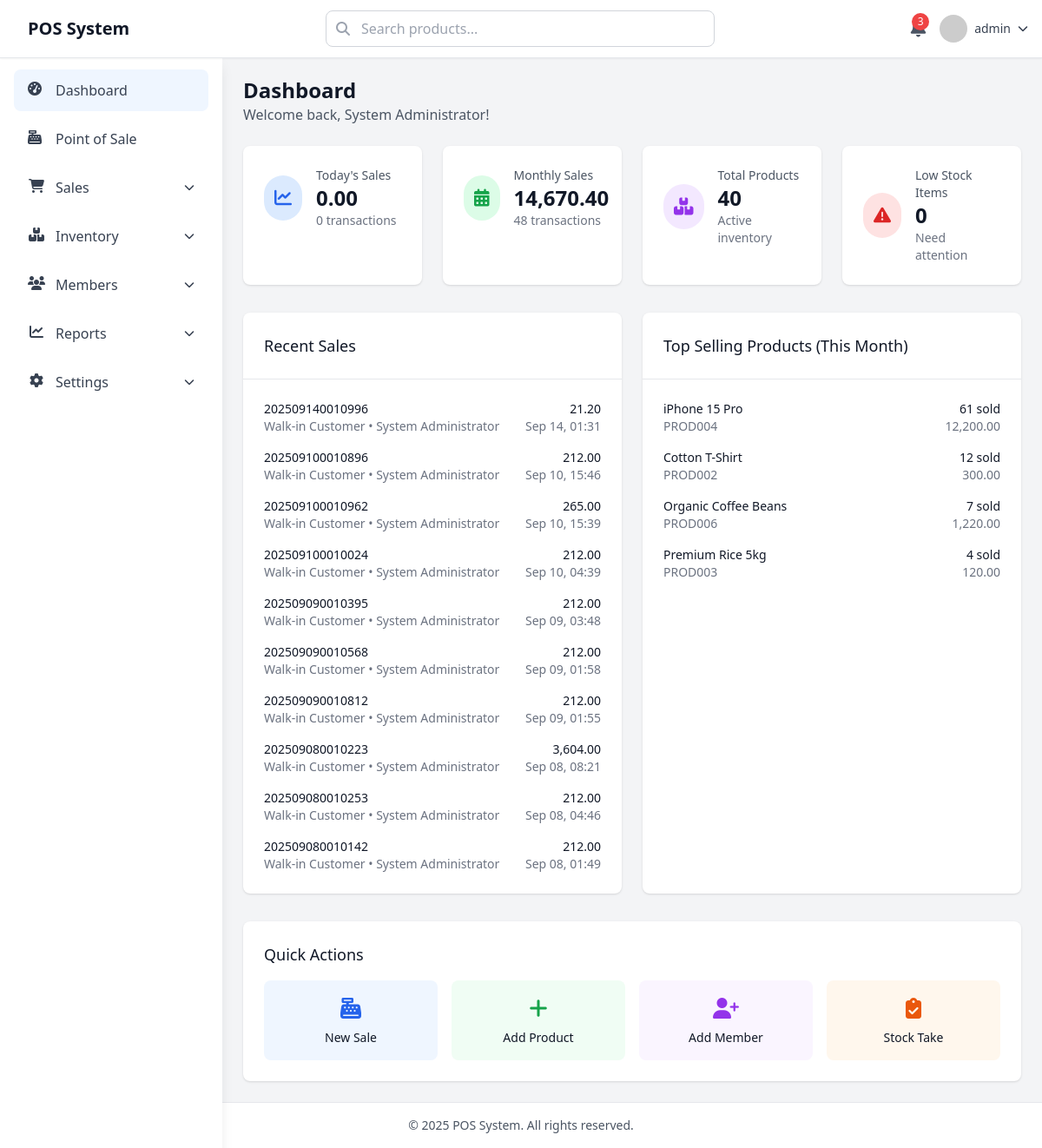
/dashboard.php (signed in), run on the app's committed database.
### tables this page shows
CREATE TABLE IF NOT EXISTS `sales` (
  `id` int NOT NULL AUTO_INCREMENT,
  `invoice_number` varchar(50) NOT NULL DEFAULT '-',
  `session_id` int DEFAULT '0',
  `member_id` int DEFAULT '0',
  `user_id` int NOT NULL DEFAULT '0',
  `subtotal` decimal(10,2) NOT NULL DEFAULT '0.00',
  `discount_amount` decimal(10,2) DEFAULT '0.00',
  `tax_amount` decimal(10,2) DEFAULT '0.00',
  `total_amount` decimal(10,2) NOT NULL DEFAULT '0.00',
  `payment_method` varchar(150) DEFAULT 'cash',
  `payment_method_id` int DEFAULT '0',
  `payment_status` enum('paid','pending','refunded') DEFAULT 'paid',
  `notes` text,
  `created_at` timestamp NULL DEFAULT CURRENT_TIMESTAMP,
  `updated_at` timestamp NULL DEFAULT CURRENT_TIMESTAMP ON UPDATE CURRENT_TIMESTAMP,
  PRIMARY KEY (`id`),
  UNIQUE KEY `invoice_number` (`invoice_number`),
  KEY `session_id` (`session_id`),
  KEY `member_id` (`member_id`),
  KEY `user_id` (`user_id`),
  KEY `idx_sales_invoice` (`invoice_number`),
  KEY `idx_sales_date` (`created_at`),
  KEY `fk_sales_payment_method` (`payment_method_id`)
);

CREATE TABLE IF NOT EXISTS `users` (
  `id` int NOT NULL AUTO_INCREMENT,
  `username` varchar(50) NOT NULL,
  `password` varchar(255) NOT NULL,
  `full_name` varchar(100) NOT NULL,
  `email` varchar(255) DEFAULT NULL,
  `phone` varchar(50) DEFAULT NULL,
  `role` enum('admin','manager','cashier') DEFAULT 'cashier',
  `is_active` tinyint(1) DEFAULT '1',
  `last_login` timestamp NULL DEFAULT NULL,
  `created_at` timestamp NULL DEFAULT CURRENT_TIMESTAMP,
  `updated_at` timestamp NULL DEFAULT CURRENT_TIMESTAMP ON UPDATE CURRENT_TIMESTAMP,
  PRIMARY KEY (`id`),
  UNIQUE KEY `username` (`username`)
);

### dashboard.php (the view, shortened to what this page needs)
<?php
include 'include/conn.php';
include 'include/head.php';
include 'include/header.php';
include 'include/sidebar.php';
$today = date('Y-m-d');
$current_month = date('Y-m');
$query_today_sales = mysqli_query($conn, "SELECT COUNT(*) as count, SUM(total_amount) as total FROM sales WHERE DATE(created_at) = '$today'");
$today_sales = mysqli_fetch_array($query_today_sales);
$query_month_sales = mysqli_query($conn, "SELECT COUNT(*) as count, SUM(total_amount) as total FROM sales WHERE DATE_FORMAT(created_at, '%Y-%m') = '$current_month'");
$month_sales = mysqli_fetch_array($query_month_sales);
$query_total_products = mysqli_query($conn, "SELECT COUNT(*) as count FROM products WHERE is_active = 1");
$total_products = mysqli_fetch_array($query_total_products);
$query_low_stock = mysqli_query($conn, "SELECT COUNT(*) as count FROM products WHERE stock_quantity <= min_stock_level AND is_active = 1");
$low_stock = mysqli_fetch_array($query_low_stock);
$query_recent_sales = mysqli_query($conn, "
    SELECT s.*, m.name as member_name, u.full_name as cashier_name
    FROM sales s
    LEFT JOIN members m ON s.member_id = m.id
    LEFT JOIN users u ON s.user_id = u.id
    ORDER BY s.created_at DESC
    LIMIT 10
");
$query_top_products = mysqli_query($conn, "
    SELECT p.name, p.sku, SUM(si.quantity) as total_sold, SUM(si.total_price) as total_revenue
    FROM sale_items si
    JOIN products p ON si.product_id = p.id
    JOIN sales s ON si.sale_id = s.id
    WHERE DATE_FORMAT(s.created_at, '%Y-%m') = '$current_month'
    GROUP BY p.id
    ORDER BY total_sold DESC
    LIMIT 5
");
?>
<div class="main-content ml-0 lg:ml-64 pt-16">
    <div class="p-6">
        <div class="mb-6">
            <h1 class="text-2xl font-bold text-gray-900">Dashboard</h1>
            <p class="text-gray-600">Welcome back, <?= $_SESSION['full_name'] ?>!</p>
        </div>
        <div class="grid grid-cols-1 md:grid-cols-2 lg:grid-cols-4 gap-6 mb-8">
            <div class="bg-white rounded-lg shadow p-6">
                <div class="flex items-center">
                    <div class="p-3 rounded-full bg-blue-100 text-blue-600">
                        <i class="fas fa-chart-line text-xl"></i>
                    </div>
                    <div class="ml-4">
                        <p class="text-sm font-medium text-gray-600">Today's Sales</p>
                        <p class="text-2xl font-bold text-gray-900"><?= number_format($today_sales['total'] ?? 0, 2) ?></p>
                        <p class="text-sm text-gray-500"><?= $today_sales['count'] ?? 0 ?> transactions</p>
                    </div>
                </div>
            </div>
            <div class="bg-white rounded-lg shadow p-6">
                <div class="flex items-center">
                    <div class="p-3 rounded-full bg-green-100 text-green-600">
                        <i class="fas fa-calendar-alt text-xl"></i>
                    </div>
                    <div class="ml-4">
                        <p class="text-sm font-medium text-gray-600">Monthly Sales</p>
                        <p class="text-2xl font-bold text-gray-900"><?= number_format($month_sales['total'] ?? 0, 2) ?></p>
                        <p class="text-sm text-gray-500"><?= $month_sales['count'] ?? 0 ?> transactions</p>
                    </div>
                </div>
            </div>
            <div class="bg-white rounded-lg shadow p-6">
                <div class="flex items-center">
                    <div class="p-3 rounded-full bg-purple-100 text-purple-600">
                        <i class="fas fa-boxes text-xl"></i>
                    </div>
                    <div class="ml-4">
                        <p class="text-sm font-medium text-gray-600">Total Products</p>
                        <p class="text-2xl font-bold text-gray-900"><?= $total_products['count'] ?? 0 ?></p>
                        <p class="text-sm text-gray-500">Active inventory</p>
                    </div>
                </div>
            </div>
            <div class="bg-white rounded-lg shadow p-6">
                <div class="flex items-center">
                    <div class="p-3 rounded-full bg-red-100 text-red-600">
                        <i class="fas fa-exclamation-triangle text-xl"></i>
                    </div>
                    <div class="ml-4">
                        <p class="text-sm font-medium text-gray-600">Low Stock Items</p>
                        <p class="text-2xl font-bold text-gray-900"><?= $low_stock['count'] ?? 0 ?></p>
                        <p class="text-sm text-gray-500">Need attention</p>
                    </div>
                </div>
            </div>
        </div>
        <div class="grid grid-cols-1 lg:grid-cols-2 gap-6 mb-8">
            <div class="bg-white rounded-lg shadow">
                <div class="p-6 border-b border-gray-200">
                    <h3 class="text-lg font-medium text-gray-900">Recent Sales</h3>
                </div>
                <div class="p-6">
                    <div class="space-y-4">
                        <?php while ($sale = mysqli_fetch_array($query_recent_sales)): ?>
                        <div class="flex items-center justify-between">
                            <div>
                                <p class="text-sm font-medium text-gray-900"><?= $sale['invoice_number'] ?></p>
                                <p class="text-sm text-gray-500">
                                    <?= $sale['member_name'] ? $sale['member_name'] : 'Walk-in Customer' ?> •
                                    <?= $sale['cashier_name'] ?>
                                </p>
                            </div>
                            <div class="text-right">
                                <p class="text-sm font-medium text-gray-900"><?= number_format($sale['total_amount'], 2) ?></p>
                                <p class="text-sm text-gray-500"><?= date('M d, H:i', strtotime($sale['created_at'])) ?></p>
                            </div>
                        </div>
                        <?php endwhile; ?>
                    </div>
                </div>
            </div>
            <div class="bg-white rounded-lg shadow">
                <div class="p-6 border-b border-gray-200">
                    <h3 class="text-lg font-medium text-gray-900">Top Selling Products (This Month)</h3>
                </div>
                <div class="p-6">
                    <div class="space-y-4">
                        <?php while ($product = mysqli_fetch_array($query_top_products)): ?>
                        <div class="flex items-center justify-between">
                            <div>
                                <p class="text-sm font-medium text-gray-900"><?= $product['name'] ?></p>
                                <p class="text-sm text-gray-500"><?= $product['sku'] ?></p>
                            </div>
                            <div class="text-right">
                                <p class="text-sm font-medium text-gray-900"><?= $product['total_sold'] ?> sold</p>
                                <p class="text-sm text-gray-500"><?= number_format($product['total_revenue'], 2) ?></p>
                            </div>
                        </div>
                        <?php endwhile; ?>
                    </div>
                </div>
            </div>
        </div>
        <div class="bg-white rounded-lg shadow p-6">
            <h3 class="text-lg font-medium text-gray-900 mb-4">Quick Actions</h3>
            <div class="grid grid-cols-2 md:grid-cols-4 gap-4">
                <a href="pos.php" class="flex flex-col items-center p-4 bg-blue-50 rounded-lg hover:bg-blue-100 transition-colors">
                    <i class="fas fa-cash-register text-2xl text-blue-600 mb-2"></i>
                    <span class="text-sm font-medium text-gray-900">New Sale</span>
                </a>
                <a href="products.php" class="flex flex-col items-center p-4 bg-green-50 rounded-lg hover:bg-green-100 transition-colors">
                    <i class="fas fa-plus text-2xl text-green-600 mb-2"></i>
                    <span class="text-sm font-medium text-gray-900">Add Product</span>
                </a>
                <a href="members.php" class="flex flex-col items-center p-4 bg-purple-50 rounded-lg hover:bg-purple-100 transition-colors">
                    <i class="fas fa-user-plus text-2xl text-purple-600 mb-2"></i>
                    <span class="text-sm font-medium text-gray-900">Add Member</span>
                </a>
                <a href="stock-take.php" class="flex flex-col items-center p-4 bg-orange-50 rounded-lg hover:bg-orange-100 transition-colors">
                    <i class="fas fa-clipboard-check text-2xl text-orange-600 mb-2"></i>
                    <span class="text-sm font-medium text-gray-900">Stock Take</span>
                </a>
            </div>
        </div>
    </div>
</div>
<?php include 'include/footer.php'; ?>

### include/head.php (style rules this page uses)
:root { --vh: 1vh; }

### data on the page
sales: invoice_number "202509140010996", user.full_name "System Administrator", total_amount "21.20", created_at "Sep 14, 01:31"
sales: invoice_number "202509100010896", user.full_name "System Administrator", total_amount "212.00", created_at "Sep 10, 15:46"
sales: invoice_number "202509100010962", user.full_name "System Administrator", total_amount "265.00", created_at "Sep 10, 15:39"
sales: invoice_number "202509100010024", user.full_name "System Administrator", total_amount "212.00", created_at "Sep 10, 04:39"
sales: invoice_number "202509090010395", user.full_name "System Administrator", total_amount "212.00", created_at "Sep 09, 03:48"
sales: invoice_number "202509090010568", user.full_name "System Administrator", total_amount "212.00", created_at "Sep 09, 01:58"
sales: invoice_number "202509090010812", user.full_name "System Administrator", total_amount "212.00", created_at "Sep 09, 01:55"
sales: invoice_number "202509080010223", user.full_name "System Administrator", total_amount "3,604.00", created_at "Sep 08, 08:21"
sales: invoice_number "202509080010253", user.full_name "System Administrator", total_amount "212.00", created_at "Sep 08, 04:46"
sales: invoice_number "202509080010142", user.full_name "System Administrator", total_amount "212.00", created_at "Sep 08, 01:49"

### other printed values
$_SESSION['username'] "admin"
$_SESSION['full_name'] "System Administrator"
$today_sales['total'] "0.00"
$today_sales['count'] "0"
$month_sales['total'] "14,670.40"
$month_sales['count'] "48"
$total_products['count'] "40"
$low_stock['count'] "0"
$product['name'] "iPhone 15 Pro"
$product['sku'] "PROD004"
$product['total_sold'] "61"
$product['total_revenue'] "12,200.00"
$product['name'] "Cotton T-Shirt"
$product['sku'] "PROD002"
$product['total_sold'] "12"
